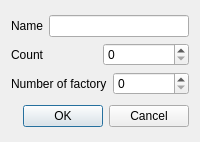
<?xml version="1.0" encoding="UTF-8"?>
<ui version="4.0">
 <class>NewProductDial</class>
 <widget class="QDialog" name="NewProductDial">
  <property name="geometry">
   <rect>
    <x>0</x>
    <y>0</y>
    <width>200</width>
    <height>142</height>
   </rect>
  </property>
  <property name="windowTitle">
   <string>Dialog</string>
  </property>
  <layout class="QVBoxLayout" name="verticalLayout_2">
   <item>
    <layout class="QVBoxLayout" name="verticalLayout">
     <item>
      <layout class="QHBoxLayout" name="horizontalLayout">
       <item>
        <widget class="QLabel" name="label">
         <property name="text">
          <string>Name</string>
         </property>
        </widget>
       </item>
       <item>
        <widget class="QLineEdit" name="NameEdit"/>
       </item>
      </layout>
     </item>
     <item>
      <layout class="QHBoxLayout" name="horizontalLayout_2">
       <item>
        <widget class="QLabel" name="label_3">
         <property name="text">
          <string>Count</string>
         </property>
        </widget>
       </item>
       <item>
        <widget class="QSpinBox" name="CountSpin"/>
       </item>
      </layout>
     </item>
     <item>
      <layout class="QHBoxLayout" name="horizontalLayout_3">
       <item>
        <widget class="QLabel" name="label_4">
         <property name="text">
          <string>Number of factory</string>
         </property>
        </widget>
       </item>
       <item>
        <widget class="QSpinBox" name="NewFactory"/>
       </item>
      </layout>
     </item>
    </layout>
   </item>
   <item>
    <widget class="QDialogButtonBox" name="buttonBox">
     <property name="orientation">
      <enum>Qt::Horizontal</enum>
     </property>
     <property name="standardButtons">
      <set>QDialogButtonBox::Cancel|QDialogButtonBox::Ok</set>
     </property>
    </widget>
   </item>
  </layout>
 </widget>
 <resources/>
 <connections>
  <connection>
   <sender>buttonBox</sender>
   <signal>accepted()</signal>
   <receiver>NewProductDial</receiver>
   <slot>accept()</slot>
   <hints>
    <hint type="sourcelabel">
     <x>248</x>
     <y>254</y>
    </hint>
    <hint type="destinationlabel">
     <x>157</x>
     <y>274</y>
    </hint>
   </hints>
  </connection>
  <connection>
   <sender>buttonBox</sender>
   <signal>rejected()</signal>
   <receiver>NewProductDial</receiver>
   <slot>reject()</slot>
   <hints>
    <hint type="sourcelabel">
     <x>316</x>
     <y>260</y>
    </hint>
    <hint type="destinationlabel">
     <x>286</x>
     <y>274</y>
    </hint>
   </hints>
  </connection>
 </connections>
</ui>
